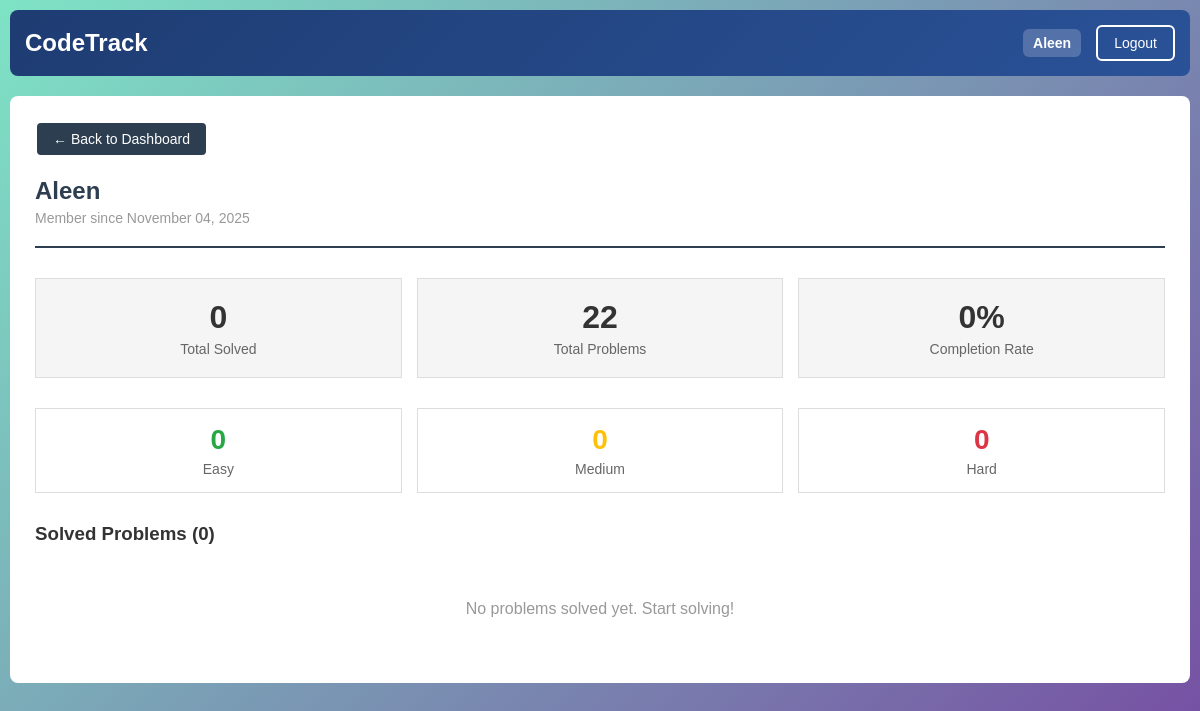
Before: /profile/ (signed in) with the older database file.
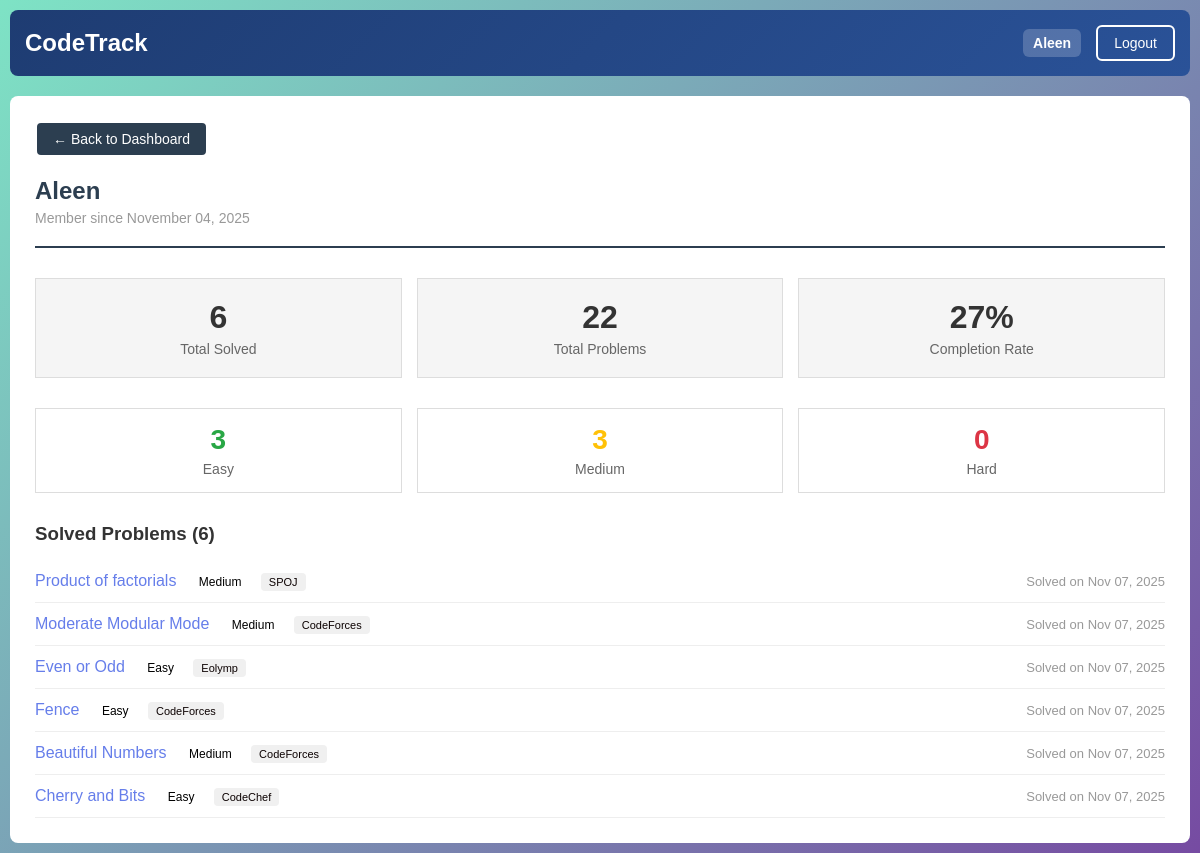
After: the same page with the newer database file.
### tracker/models.py (models this page shows, shortened)
class SolvedProblem(models.Model):
    user = models.ForeignKey(User, on_delete=models.CASCADE)
    problem = models.ForeignKey(Problem, on_delete=models.CASCADE)
    solved_at = models.DateTimeField(auto_now_add=True, editable=True)
    class Meta:
        unique_together = ('user', 'problem')

class Problem(models.Model):
    difficulty_choices = [
        ('Easy', 'Easy'),
        ('Medium', 'Medium'),
        ('Hard', 'Hard'),
    ]
    oj_choices = [
        ('LeetCode', 'LeetCode'),
        ('HackerRank', 'HackerRank'),
        ('CodeForces', 'CodeForces'),
        ('CodeChef', 'CodeChef'),
        ('AtCoder', 'AtCoder'),
        ('GeeksforGeeks', 'GeeksforGeeks'),
        ('SPOJ', 'SPOJ'),
        ('Other', 'Other'),
        ('Eolymp', 'Eolymp'),
        ('CSES', 'CSES'),
        ('Toph', 'Toph'),
    ]
    title = models.CharField(max_length=200)
    difficulty = models.CharField(max_length=10, choices=difficulty_choices, default='Easy')
    online_judge = models.CharField(max_length=20, choices=oj_choices, default='CodeForces')
    link = models.URLField(max_length=500)
    problem_pdf = models.FileField(
        upload_to='Problem_PDF/',
        validators=[FileExtensionValidator(['pdf'])],
        blank=True,
        null=True,
        help_text="Upload a PDF file for the problem"
    )
    created_at = models.DateTimeField(auto_now_add=True, editable=True)
    class Meta:
        ordering = ['title']

### tracker/views.py (the view)
# urls.py: path('profile/', views.profile_view, name='profile'),
@login_required
def profile_view(request):
    solved_problems = SolvedProblem.objects.filter(user=request.user).select_related('problem').order_by('-solved_at')
    total_problems = Problem.objects.count()
    total_solved = solved_problems.count()
    completion_rate = round((total_solved / total_problems * 100) if total_problems > 0 else 0)
    easy_solved = solved_problems.filter(problem__difficulty='Easy').count()
    medium_solved = solved_problems.filter(problem__difficulty='Medium').count()
    hard_solved = solved_problems.filter(problem__difficulty='Hard').count()
    context = {
        'solved_problems': solved_problems,
        'total_solved': total_solved,
        'total_problems': total_problems,
        'completion_rate': completion_rate,
        'easy_solved': easy_solved,
        'medium_solved': medium_solved,
        'hard_solved': hard_solved,
    }
    return render(request, 'profile.html', context)

### templates/profile.html (shortened to what this page needs)
{% extends 'base.html' %}
{% load static %}
{% block extra_css %}
<link rel="stylesheet" href="{% static 'css/profile.css' %}">
{% endblock %}
{% block content %}
<div class="profile-container">
    <a href="{% url 'dashboard' %}" class="btn back-btn">← Back to Dashboard</a>
    <div class="profile-header">
        <h2>{{ user.username }}</h2>
        <p>Member since {{ user.date_joined|date:"F d, Y" }}</p>
    </div>
    <div class="profile-stats">
        <div class="stat-card">
            <div class="stat-number">{{ total_solved }}</div>
            <div class="stat-label">Total Solved</div>
        </div>
        <div class="stat-card">
            <div class="stat-number">{{ total_problems }}</div>
            <div class="stat-label">Total Problems</div>
        </div>
        <div class="stat-card">
            <div class="stat-number">{{ completion_rate }}%</div>
            <div class="stat-label">Completion Rate</div>
        </div>
    </div>
    <div class="difficulty-breakdown">
        <div class="difficulty-stat easy">
            <div class="count">{{ easy_solved }}</div>
            <div class="stat-label">Easy</div>
        </div>
        <div class="difficulty-stat medium">
            <div class="count">{{ medium_solved }}</div>
            <div class="stat-label">Medium</div>
        </div>
        <div class="difficulty-stat hard">
            <div class="count">{{ hard_solved }}</div>
            <div class="stat-label">Hard</div>
        </div>
    </div>
    <div class="solved-problems-section">
        <h3>Solved Problems ({{ solved_problems|length }})</h3>
        {% if solved_problems %}
            <ul class="solved-list">
                {% for solved in solved_problems %}
                <li class="solved-item">
                    <div>
                        <a href="{{ solved.problem.link }}" target="_blank" class="solved-item-title">
                            {{ solved.problem.title }}
                        </a>
                        <span class="difficulty-badge difficulty-{{ solved.problem.difficulty|lower }}">
                            {{ solved.problem.difficulty }}
                        </span>
                        <span class="judge-badge">{{ solved.problem.online_judge }}</span>
                    </div>
                    <span class="solved-date">Solved on {{ solved.solved_at|date:"M d, Y" }}</span>
                </li>
                {% endfor %}
            </ul>
        {% else %}
            <p style="text-align: center; color: #999; padding: 40px;">No problems solved yet. Start solving!</p>
        {% endif %}
    </div>
</div>
{% endblock %}

### templates/base.html (shortened to what this page needs)
<!DOCTYPE html>
<html lang="en">
<head>
    {% load static %}
    <link rel="stylesheet" href="{% static 'css/base.css' %}">
    {% block extra_css %}{% endblock %}
</head>
<body>
    <nav class="navbar">
        <div class="container">
            <a href="{% if user.is_authenticated %}{% url 'dashboard' %}{% else %}{% url 'home' %}{% endif %}" class="logo">CodeTrack</a>
            {% if user.is_authenticated %}
            <div class="nav-links">
                <a href="{% url 'profile' %}" class="username">{{ user.username }}</a>
                <a href="{% url 'logout' %}" class="btn btn-secondary">Logout</a>
            </div>
            {% else %}
            <div class="nav-links">
                <a href="{% url 'login' %}" class="btn">Login</a>
                <a href="{% url 'register' %}" class="btn btn-secondary">Register</a>
            </div>
            {% endif %}
        </div>
    </nav>
    <div class="container">
        {% block content %}{% endblock %}
    </div>
</body>
</html>

### static/css/base.css (style rules this page uses)
* { margin: 0; padding: 0; box-sizing: border-box; }
body { font-family: Arial, sans-serif; background: linear-gradient(135deg, #7ee3c5 0%, #764ba2 100%); min-height: 100vh; padding: 10px; }
.navbar { background: linear-gradient(135deg, #1e3c72 0%, #2a5298 100%); color : white; padding: 15px; margin-bottom: 20px; border-radius: 8px; }
.container { max-width: 1200px; margin: 0 auto; }
.navbar .container { display: flex; justify-content: space-between; align-items: center; }
.logo { font-size: 24px; font-weight: bold; color: white; text-decoration: none; }
.nav-links { display: flex; gap: 15px; align-items: center; }
.username { color: white; text-decoration: none; font-weight: 600; font-size: 14px; padding: 6px 10px; border-radius: 6px; background: rgba(255, 255, 255, 0.2); }
.btn { padding: 8px 16px; border: 2px solid white; background: transparent; color: white; cursor: pointer; text-decoration: none; display: inline-block; border-radius: 6px; font-weight: 500; font-size: 14px; }

### static/css/profile.css (style rules this page uses)
.profile-container { background: white; padding: 25px; border-radius: 8px; }
.profile-header { margin-bottom: 30px; padding-bottom: 20px; border-bottom: 2px solid #2c3e50; }
.profile-header h2 { color: #2c3e50; margin-bottom: 5px; }
.profile-header p { color: #999; font-size: 14px; }
.profile-stats { display: flex; gap: 15px; margin-bottom: 30px; }
.stat-card { flex: 1; padding: 20px; background: #f5f5f5; text-align: center; border: 1px solid #ddd; }
.stat-number { font-size: 32px; font-weight: bold; color: #333; margin-bottom: 5px; }
.stat-label { font-size: 14px; color: #666; }
.difficulty-breakdown { display: flex; gap: 15px; margin-bottom: 30px; }
.difficulty-stat { flex: 1; text-align: center; padding: 15px; border: 1px solid #ddd; background: white; }
.difficulty-stat .count { font-size: 28px; font-weight: bold; margin-bottom: 5px; }
.difficulty-stat.easy .count { color: #28a745; }
.difficulty-stat.medium .count { color: #ffc107; }
.difficulty-stat.hard .count { color: #dc3545; }
.solved-problems-section h3 { margin-bottom: 15px; color: #333; }
.solved-list { list-style: none; padding: 0; }
.solved-item { padding: 12px 0; border-bottom: 1px solid #eee; display: flex; justify-content: space-between; align-items: center; }
.solved-item-title { color: #667eea; text-decoration: none; margin-right: 10px; }
.difficulty-badge { padding: 3px 8px; border-radius: 4px; font-size: 12px; margin-right: 8px; }
.judge-badge { background: #f0f0f0; color: #0c0202; padding: 3px 8px; border-radius: 4px; font-size: 11px; }
.solved-date { font-size: 13px; color: #999; }
.back-btn { margin-bottom: 20px; background: #2c3e50; color: white; }

Changed rows visible on the page:
added SolvedProblem: problem "Product of factorials", problem.difficulty "Medium", problem.online_judge "SPOJ", solved_at "Nov 07, 2025"
added SolvedProblem: problem "Moderate Modular Mode", problem.difficulty "Medium", problem.online_judge "CodeForces", solved_at "Nov 07, 2025"
added SolvedProblem: problem "Even or Odd", problem.difficulty "Easy", problem.online_judge "Eolymp", solved_at "Nov 07, 2025"
added SolvedProblem: problem "Fence", problem.difficulty "Easy", problem.online_judge "CodeForces", solved_at "Nov 07, 2025"
added SolvedProblem: problem "Beautiful Numbers", problem.difficulty "Medium", problem.online_judge "CodeForces", solved_at "Nov 07, 2025"
added SolvedProblem: problem "Cherry and Bits", problem.difficulty "Easy", problem.online_judge "CodeChef", solved_at "Nov 07, 2025"
Other visible differences:
{{ total_solved }}: "0" → "6"
{{ completion_rate }}: "0" → "27"
{{ easy_solved }}: "0" → "3"
{{ medium_solved }}: "0" → "3"
{{ solved_problems|length }}: "0" → "6"
text no longer shown: "No problems solved yet. Start solving!"
